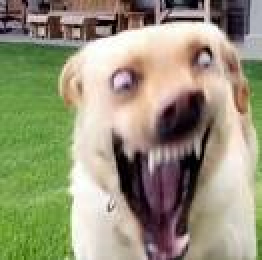
#> input picture Lab_3/image.jpeg, 131 x 130 px (shown 2 times larger)
$ jupyter execute --allow-errors MLR_DDM_Pract.ipynb   (older library calls are emulated)
#> lines starting #> are read from the running program, lines starting #| are printed output that depends on the picture
[cell 1]
from matplotlib.image import imread
import matplotlib.pyplot as plt
import numpy as np
import os
import scipy.io
import matplotlib.patches as patches
import scipy.misc
import skimage.transform

plt.rcParams['figure.figsize'] = [10, 5]
plt.rcParams.update({'font.size': 18})

[cell 2]
# Work with images

A = imread(os.path.join('image.jpeg'))
#> A is the input picture: shape (130, 131, 3); mean R, G, B 151.2, 148.3, 121.7
X = np.mean(A, -1); # Convert RGB to grayscale
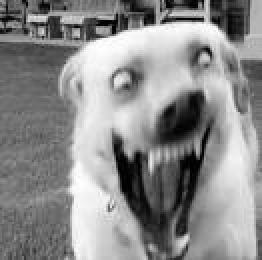
#> X: shape (130, 131) float64 (shown 2 times larger); min 0, max 254.7, mean 140.4

img = plt.imshow(X)
img.set_cmap('gray')
plt.axis('off')
plt.show()

[cell 3]
# SVD and singular values analysis

U, S, VT = np.linalg.svd(X,full_matrices=False)
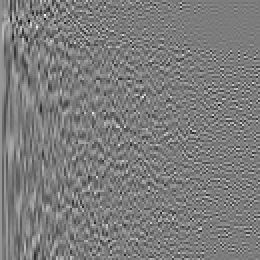
#> U: shape (130, 130) float64 (shown 2 times larger); min -0.459, max 0.481, mean 0.00074; drawn with min black and max white
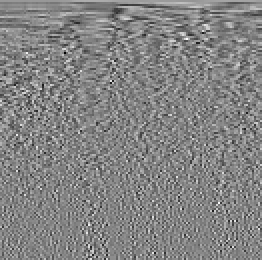
#> VT: shape (130, 131) float64 (shown 2 times larger); min -0.408, max 0.382, mean 0.000893; drawn with min black and max white
#> S = 130 values, max 19038.3 at index 0, min 0.0933 at index 129, mean 369.2
S = np.diag(S)
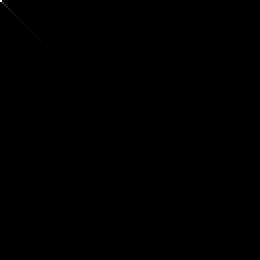
#> S: shape (130, 130) float64 (shown 2 times larger); min 0, max 19038.3, mean 2.8; drawn with min black and max white

plt.figure(1)
plt.semilogy(np.diag(S))
plt.title('Singular Values')
plt.show()
#> figure, not shown here; curve peaks at x = 0, y = 19038.3

plt.figure(2)
plt.plot(np.cumsum(np.diag(S))/np.sum(np.diag(S)))
plt.title('Singular Values: Cumulative Sum')
plt.show()
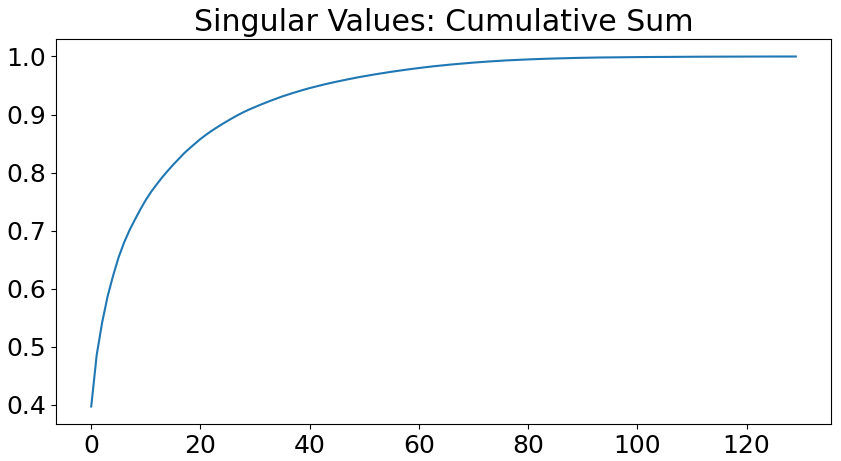
#> figure drawn by matplotlib, 1 panel; curve peaks at x = 129, y = 1

[cell 4]
# Task 1
# Complete the code to recover initial image from truncated SVD
# Define truncation from two methods: optimal truncation cut-below threshold and based on importance metrics

# modify code here
r = 0
Xapprox = U[:,:] @ S[:,:] @ VT[:,:]

# output image
img = plt.imshow(Xapprox)
img.set_cmap('gray')
plt.axis('off')
plt.title('r = ' + str(r))
plt.show()

#> (a cell that did not finish here is left out)

#> (a cell that did not finish here is left out)

[cell 7]
# Discover significance (correlation) of different factors

# Task 3 - FIX ERROR - perform standartization of data

A2 = A # apply changes here

#> (the rest of this cell did not finish here and is left out)

[cell 8]
# Robustness check for faces

plt.rcParams['figure.figsize'] = [10, 10]
plt.rcParams.update({'font.size': 18})

#> (the rest of this cell did not finish here and is left out)

#> (a cell that did not finish here is left out)

#> (a cell that did not finish here is left out)

[cell 11]
# LASSO algorithm

from sklearn import linear_model
from sklearn import model_selection

plt.rcParams['figure.figsize'] = [7, 7]
plt.rcParams.update({'font.size': 18})

A = np.random.randn(100,10) # Matrix of possible predictors
x = np.array([0, 0, 1, 0, 0, 0, -1, 0, 0, 0]) #Two nonzero predictors
b = A @ x + 2*np.random.randn(100)

xL2 = np.linalg.pinv(A) @ b

reg = linear_model.LassoCV(cv=10).fit(A, b)

lasso = linear_model.Lasso(random_state=0, max_iter=10000)
alphas = np.logspace(-4, -0.5, 30)

tuned_parameters = [{'alpha': alphas}]

clf = model_selection.GridSearchCV(lasso, tuned_parameters, cv=10, refit=False)
clf.fit(A, b)

scores = clf.cv_results_['mean_test_score']
scores_std = clf.cv_results_['std_test_score']
plt.semilogx(alphas, scores,'r-')

# plot error lines showing +/- std. errors of the scores
std_error = scores_std / np.sqrt(10)

plt.semilogx(alphas, scores + std_error, 'k--')
plt.semilogx(alphas, scores - std_error, 'k--')
plt.fill_between(alphas, scores + std_error, scores - std_error, alpha=0.1,color='k')

plt.ylabel('CV score +/- std error')
plt.xlabel('alpha')
plt.axhline(np.max(scores), linestyle='--', color='.5')
plt.xlim([alphas[-1], alphas[0]])

plt.show()
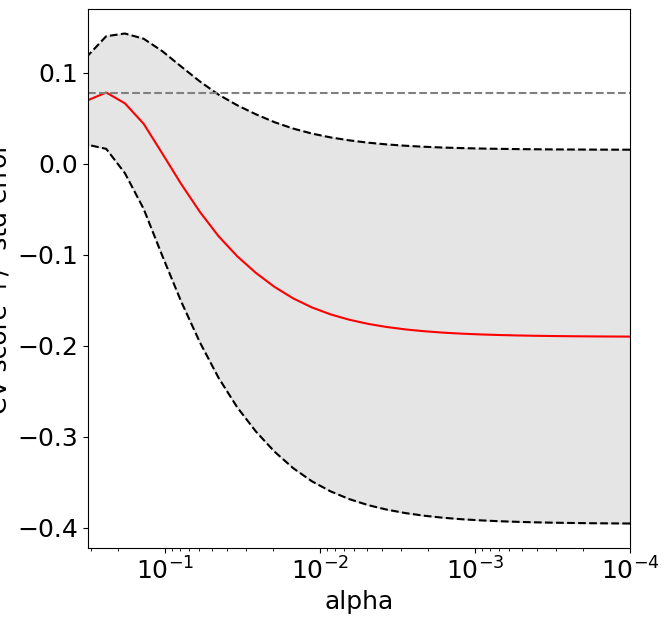
#> figure drawn by matplotlib, 1 panel; curve peaks at x = 0.24, y = 0.0784; curve peaks at x = 0.181, y = 0.143; curve peaks at x = 0.316, y = 0.021

[cell 12]
XL1 = linear_model.Lasso(alpha=clf.best_params_['alpha'])
XL1.fit(A,b)
xL1 = XL1.coef_
xL1DeBiased = np.linalg.pinv(A[:,np.abs(xL1)>0]) @ b

[cell 13]
# Robust PCA

plt.rcParams['figure.figsize'] = [7, 7]
plt.rcParams.update({'font.size': 18})

#> (the rest of this cell did not finish here and is left out)

#> (a cell that did not finish here is left out)

[cell 15]
# Work with noisy data

x = 3 # True slope
a = np.arange(-2,2,0.25)
a = a.reshape(-1, 1)
b = x*a + np.random.randn(*a.shape) # Add noise

plt.plot(a, x*a, c='g', linewidth=3, label='True line') # True relationship
plt.plot(a, b, '*', c='r', markersize = 10, label='Noisy data') # Noisy measurements

U, S, VT = np.linalg.svd(a,full_matrices=False)
xtilde = VT.T @ np.linalg.inv(np.diag(S)) @ U.T @ b # Least-square fit

plt.plot(a,xtilde * a,'-.', c='b', linewidth=3, label='Regression line')

plt.xlabel('a')
plt.ylabel('b')

plt.grid(linestyle='--')
plt.legend()
plt.show()
#> figure, not shown here; curve peaks at x = 1.75, y = 5.25; curve peaks at x = 1.5, y = 4.7; curve peaks at x = 1.75, y = 4.69

[cell 16]
# Optimal trunctaion for noisy data

plt.rcParams['figure.figsize'] = [8, 8]

t = np.arange(-3,3,0.01)

Utrue = np.array([np.cos(17*t) * np.exp(-t**2), np.sin(11*t)]).T
Strue = np.array([[2, 0],[0, 0.5]])
Vtrue = np.array([np.sin(5*t) * np.exp(-t**2), np.cos(13*t)]).T

X = Utrue @ Strue @ Vtrue.T

plt.imshow(X)
plt.set_cmap('gray')
plt.axis('off')
plt.show()

[cell 17]
# Adding noise to data
sigma = 1
Xnoisy = X + sigma*np.random.randn(*X.shape)
plt.imshow(Xnoisy)
plt.set_cmap('gray')
plt.axis('off')
plt.show()
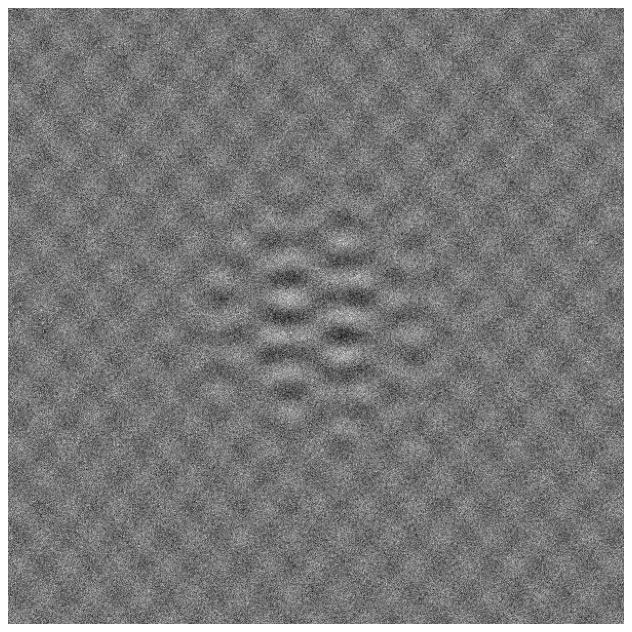
#> figure drawn by matplotlib, 1 panel

print(Xnoisy.shape)

[cell 18]
# Ad-hoc truncation from cumulative sum

cdS = np.cumsum(S) / np.sum(S) # Cumulative energy
r90 = np.min(np.where(cdS > 0.9)) # Find r to capture 90% energy

print(r90)

X90 = U[:,:(r90+1)] @ np.diag(S[:(r90+1)]) @ VT[:(r90+1),:]
plt.imshow(X90)
plt.set_cmap('gray')
plt.axis('off')
plt.show()

[cell 19]
# Task 6
# Implement optimal truncation algorithm

U, S, VT = np.linalg.svd(Xnoisy,full_matrices=0)
N = Xnoisy.shape[0]
cutoff = 1 # fix it - calculate Threshold
r = 1 # fix it - calculate optimal trunctaion ranking

s = 0
sum1 = np.sum(S[0:r])
#sum2 = 0

#for i in range(len(S)):
#    s =

print(r)

Xclean = U[:,:(r+1)] @ np.diag(S[:(r+1)]) @ VT[:(r+1),:]
plt.imshow(Xclean)
plt.set_cmap('gray')
plt.axis('off')
plt.show()

[cell 20]
## Compare optimal truncation with ad-hoc

fig1,ax1 = plt.subplots(1)

ax1.semilogy(S,'-o', color='k', linewidth=2)
ax1.semilogy(np.diag(S[:(r+1)]),'o', color='r', linewidth=2)
ax1.plot(np.array([-20, N+20]),np.array([cutoff, cutoff]),'--', color='r', linewidth=2)
rect = patches.Rectangle((-5,20),100,200,linewidth=2,linestyle='--',facecolor='none',edgecolor='k')
ax1.add_patch(rect)
plt.xlim((-10,610))
plt.ylim((0.003,300))
ax1.grid()
plt.show()
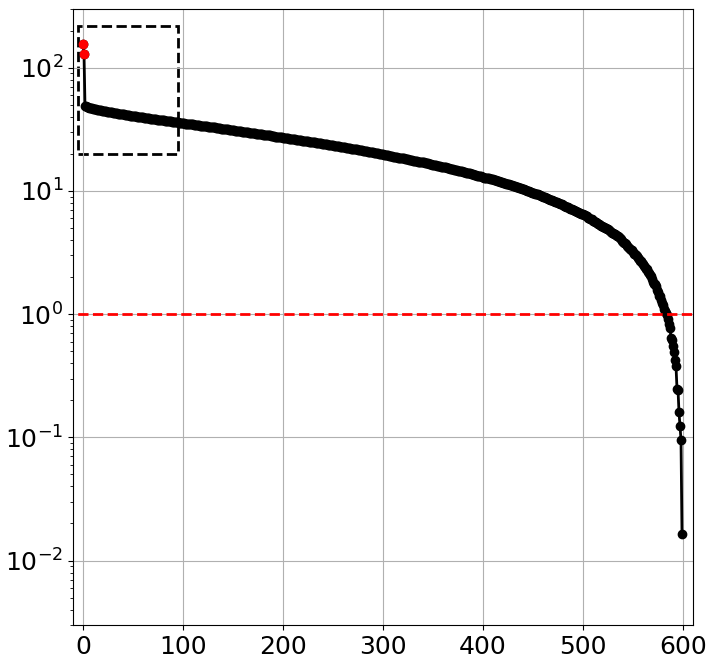
#> figure drawn by matplotlib, 1 panel; curve peaks at x = 0, y = 154.6

fig2,ax2 = plt.subplots(1)

ax2.semilogy(S,'-o', color='k', linewidth=2)
ax2.semilogy(np.diag(S[:(r+1)]),'o', color='r', linewidth=2)
ax2.plot(np.array([-20, N+20]),np.array([cutoff, cutoff]),'--', color='r', linewidth=2)
plt.xlim((-5,100))
plt.ylim((20,200))
ax2.grid()
plt.show()
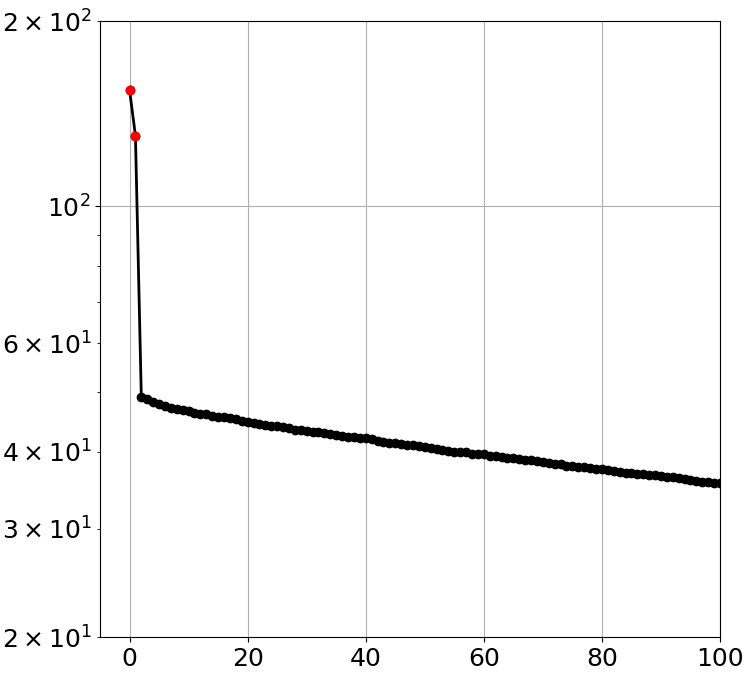
#> figure drawn by matplotlib, 1 panel; curve peaks at x = 0, y = 154.6

fig3,ax3 = plt.subplots(1)
ax3.plot(cdS,'-o',color='k',linewidth=2)
ax3.plot(cdS[:(r90+1)],'o',color='b',linewidth=2)
ax3.plot(cdS[:(r+1)],'o',color='r',linewidth=2)
plt.xticks(np.array([0, 300, r90, 600]))
plt.yticks(np.array([0, 0.5, 0.9, 1]))
plt.xlim((-10,610))
ax3.plot(np.array([r90, r90, -10]),np.array([0, 0.9, 0.9]),'--',color='b',linewidth=2)

ax3.grid()
plt.show()
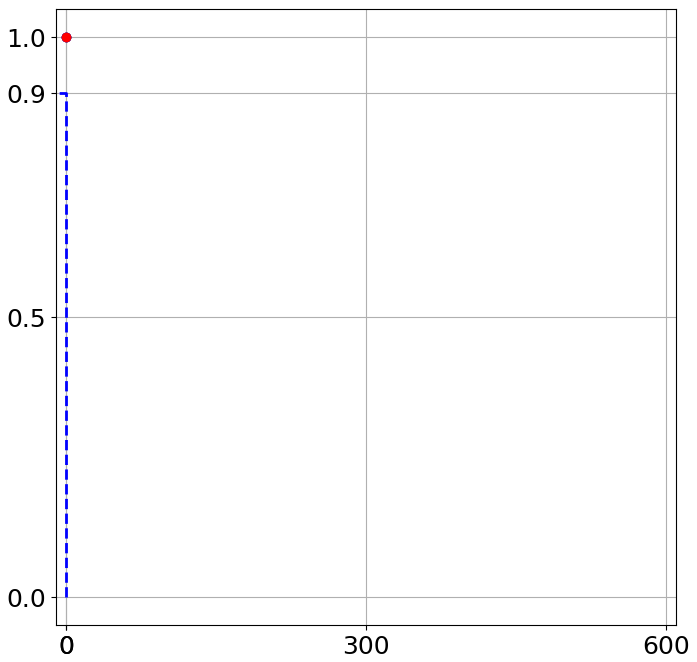
#> figure drawn by matplotlib, 1 panel
